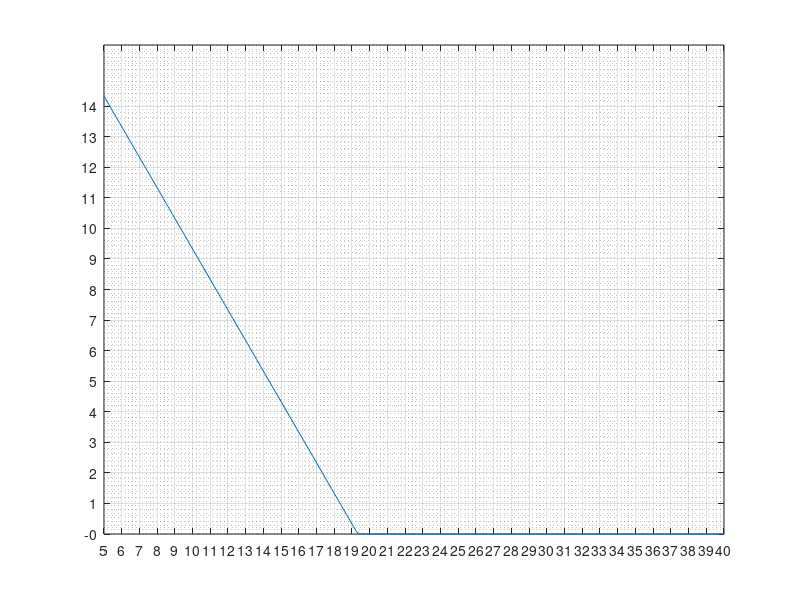

This chart was generated by the following MATLAB code: (Note: this script raises an error after producing the figure.)
% CAM Design Assistant
% Dwell - Rise - Dwell - Return CAM
% 2022-12-07

%%
clc; close all; clear;
%============================================
% INPUT 入力
%============================================
% All values in degree
% eventAngle = [rise start - rise end - return start- return end]
eventAngle = [30 70 190 230]; % degree at which the rise/return starts/ends
h = 5; % stroke in mm
RPM = 100; % motor velocity in rounds per minutes
maxPressureAngle_deg = 30; % in degree

m = 2; % follower mass in kg

sampleRate = 5; % for showing roller on pitch curve with distance in degree
step = .5; % for caculation, the smaller the more accurate, sampling rate in degree

%============================================
% PRELIMINARY CALCULATION
%============================================

maxPressureAngle = deg2rad(maxPressureAngle_deg);
bRise = eventAngle(2) - eventAngle(1) ; %rise period
bReturn = eventAngle(4) - eventAngle(3) ; %return period

% point in time with acceleration change
% points of events = [1-rise, 2-rise +1/8, 3-rise +7/8, 4-rise end, 5-return, 6-return +1/8, 7-return +7/8, 8-return end]
point = [eventAngle(1) eventAngle(1)+bRise/8 eventAngle(1)+7*bRise/8 eventAngle(2) eventAngle(3) eventAngle(3)+bReturn/8 eventAngle(3)+7*bReturn/8 eventAngle(4)];

%============================================
% CHOOSING BASE RADIUS AND ROLLER RADIUS
%============================================
Cv = 1.7596; % Modified sinusoidal
if h >= 0
    B = deg2rad(bRise);
elseif h < 0
    B = deg2rad(bReturn);
end

list_rRoller = linspace(5,40,200); % roller radius in mm
primeRadius = Cv*abs(h)/B/tan(maxPressureAngle)-abs(h)/2;
list_rBase = primeRadius - list_rRoller;
list_rBase = list_rBase .* (list_rBase>0);

% figure('Name','カムベース円の半径　ｖｓ　ローラー半径');
figure;
plot(list_rRoller,list_rBase);

tempMin = min(list_rRoller);
tempMax = max(list_rRoller);
xScaleDiv = tempMin:1:tempMax;
xticks(xScaleDiv);

tempMin = min(list_rBase);
tempMax = max(list_rBase);
yScaleDiv = round(min(list_rBase)):round((max(list_rBase)-min(list_rBase))/20):max(list_rBase);
yticks(yScaleDiv);

grid on
grid minor

xlabel({'ローラー半径(mm)'},'FontWeight','light','Color','b');
ylabel({'カムベース円の半径(mm)'},'FontWeight','light','Color','b');

temp = strcat('最大圧角  ', num2str(maxPressureAngle_deg),'^o');
temp = {'ローラー半径 vs カムベース円の半径';temp};
title(temp,'Color','b','FontSize',15,'FontWeight','light');


% Ask for user input (user can use the previous figure as reference)
rRollerInputMessage =  (['Please refer Figure 1 and input roller radius: ', ...
    '\n図1を参考して, ローラー半径(mm) を入力してください: \n']);
rBaseInputMessage = (['Please refer Figure 1 and input cam base radius: ', ...
    '\n図1を参考して, カムベース円の半径(mm) を入力してください: \n']);

rRoller = input(rRollerInputMessage);
rBase = input(rBaseInputMessage);

rPrime = rBase + rRoller; %mm - Pitch circle prime radius

theta = 0:step:360;
T = 60/RPM; % period of moving 360 degree, in second
time = linspace(0,T,length(theta));
timeStep = T/size(time,2); % convert step in degree to step in time

%% 
%============================================
% DISPLACEMENT
%============================================

% Rise
temp = theta(theta<point(1));
sDwe1 = zeros(size(temp));
tempTheta = theta(theta >= point(1) & theta < point(2))-point(1);
sRise1 = h/(4+pi)*(pi*tempTheta/bRise - 1/4*sin(4*pi*tempTheta/bRise));
tempTheta = theta(theta >= point(2) & theta < point(3))-point(1);
sRise2 = h/(4+pi)*(2+pi*tempTheta/bRise-9/4*sin(pi/3+4*pi/3*tempTheta/bRise));
tempTheta = theta(theta >= point(3) & theta <= point(4))-point(1);
sRise3 = h/(4+pi)*(4+ pi*tempTheta/bRise - 1/4*sin(4*pi*tempTheta/bRise));

% Dwell
temp = theta(theta > point(4) & theta < point(5));
sDwe2 = zeros(size(temp)) + h;

% Return
tempTheta = theta(theta >= point(5) & theta < point(6))-point(5);
sReturn1 = h/(4+pi)*(4 + pi - pi*tempTheta/bReturn + 1/4*sin(4*pi*tempTheta/bReturn));
tempTheta = theta(theta >= point(6) & theta < point(7))-point(5);
sReturn2 = h/(4+pi)*(2+ pi - pi*tempTheta/bReturn  + 9/4*sin(pi/3+4*pi/3*tempTheta/bReturn));
tempTheta = theta(theta >= point(7) & theta <= point(8))-point(5);
sReturn3 = h/(4+pi)*(pi - pi*tempTheta/bReturn + 1/4*sin(4*pi*tempTheta/bReturn));

% Dwell
temp = theta(theta > point(8) & theta <= 360);
sDwe3 = zeros(size(temp));

% Entire trajectory
s = [sDwe1 sRise1 sRise2 sRise3 sDwe2 sReturn1 sReturn2 sReturn3 sDwe3] + rPrime;

% Plot position vs angle in cartesian coordinate
figure('Name','S V A Diagram');
subplot(3,1,1);
plot(time,s);
grid on;
grid minor;
xlim([0 T]);
xlabel({'t(s)'},'FontSize',15,'FontWeight','light','Color','b');
ylim([rPrime-2*abs(h)+h/2 rPrime+2*abs(h)+h/2]);
ylabel({'位置','mm'},'FontSize',15,'FontWeight','light','Color','b');
% legend("位置 s");
[tit,] = title({'';'位置・速度・加速　vs　時間'},{['モーター回転速度 ',num2str(RPM),'rpm   ','T = ', num2str(T),'s'];''},...
    'Color','blue');
tit.FontSize = 15;

%============================================
% VELOCITY
%============================================
% velocity with respect to time
vv = diff(s)/timeStep;
vv = [vv s(1)-s(length(s))]; %add the last element to make the length of vv and theta equal
subplot(3,1,2);
plot(time,vv);
grid on;
grid minor;
xlim([0 T]);
xlabel({'t(s)'},'FontSize',15,'FontWeight','light','Color','b');
ylabel({'速度','mm/s'},'FontSize',15,'FontWeight','light','Color','b');
%title({'';'速度　vs　時間';''},'Color','b','FontSize',15,'FontWeight','light');
tempV = strcat('最大速度 ',num2str(max(vv)),' mm/s');
title(tempV ,'Color','b','FontSize',15,'FontWeight','light');

%============================================
% ACCELERATION
%============================================
% acceleration with respect to time
aa = diff(vv)/timeStep;
aa = [aa vv(1)-vv(length(vv))];
subplot(3,1,3);
plot(time,aa);
grid on; grid minor;

xlim([0 T]);
xlabel({'t(s)'},'FontSize',15,'FontWeight','light','Color','b');
ylabel({'加速','mm/s^2'},'FontSize',15,'FontWeight','light','Color','b');

%title({'';'加速　vs　時間';''},'Color','b','FontSize',15,'FontWeight','light');
tempA = strcat('最大加速  ', num2str(max(aa)),' mm/s^2');
title(tempA,'Color','b','FontSize',15,'FontWeight','light');

disp(tempV)
disp(tempA)

input(['\n','何かキーを押すと圧角を表示します。,\n'])
% Wait for user response to proceed
%%
%============================================
% PRESSURE ANGLE 圧角
%============================================
% tan a = {ds/d(theta)}/(s + rb + rr) %theta in degree

radianStep = deg2rad(step);
d_s = [diff(s) s(1)-s(length(s))];
v_theta = d_s/radianStep; % differentiate s with respect to theta in radian

pitch_radius = s + rRoller;
tanPressureAngle = v_theta./pitch_radius;

pressureAngle = rad2deg(atan(tanPressureAngle));

figure('Name','圧角・位置 vs 回転角度');
yyaxis left
angleColor = 'b';
plot(theta, pressureAngle,'Color',angleColor);
ax = gca;
ax.YColor = angleColor;
grid on;
grid minor;
xlim([0 360]);
xlabel({'回転角度','degree'},'FontSize',15,'FontWeight','light','Color',angleColor);
ylabel({'圧角','degree'},'FontSize',15,'FontWeight','light','Color',angleColor);

yyaxis right
strokeColor = [0.6350 0.0780 0.1840];
plot(theta,s,'Color',strokeColor);
ax = gca;
ax.YColor = strokeColor;
grid on;
grid minor;
xlim([0 360]);
ylim([rPrime-2*abs(h)+h/2 rPrime+2*abs(h)+h/2]);
% xlabel({'角度','degree'},'FontSize',15,'FontWeight','light','Color','b');
ylabel({'位置','mm'},'FontSize',15,'FontWeight','light','Color',strokeColor);
hold on

tempP = strcat('最大圧角 ',num2str(max(pressureAngle)),'^o');
%  title(temp,'Color','b','FontSize',15,'FontWeight','light');

title({'';'圧角・位置　vs　回転角度'; tempP; ''},'Color','b','FontSize',15,'FontWeight','light');

disp(strcat('最大圧角: ',num2str(max(pressureAngle)),'度'));
input(['\n','何かキーを押すとカムのピッチ円を表示します。','\n'])
% Wait for user respond to proceed
%============================================
% RADIUS OF CURVATURE 曲率半径
%============================================
% p = {[(rb + s)^2 + (ds/dtheta)^2]^(3/2)}/[(rb + s)^2 + 2*(ds/dtheta)^2 - (rb+s)*d^2s/dtheta^2]

%%
%============================================
% POSITION IN POLAR COORDINATES
%============================================

pitchColor = [0.8500 0.3250 0.0980];
camColor = 'b'; % cam profile color
% Plot position in polar coordinate
figure('Name','極座標のカム ピッチ カーブ');
theta2 = deg2rad(theta);
polarplot(theta2,s,'Color',pitchColor);
grid on;
[title1,] = title({'';'位置　vs　角度';''},'Color','b','FontSize',15,'FontWeight','light');

% Converting Polar to Cartesian Coordinate System
[x,y] = pol2cart(theta2,s);

input(['何かキーを押すとカムの輪郭を表示します。','\n'])
% Wait for user response to proceed
%%
%============================================
% CAM PROFILE 
%============================================
% Cam Machining process

figure('Name','カムの輪郭加工');
sampleRate = round(sampleRate*length(theta2)/360);
x_sample = transpose(x(1:sampleRate:length(x)));
y_sample = transpose(y(1:sampleRate:length(y)));

centers = [x_sample y_sample];
radii = rRoller*ones(length(y_sample),1);

plot(x,y,'Color',pitchColor);
hold on;
rollerColor = [0.4660 0.6740 0.1880];
p = viscircles([x_sample(1),y_sample(1)],rRoller,'LineWidth',1,'Color',rollerColor);
hold off;
axis equal;
grid on;

% Machining process

prompt = "Show machining process? 加工工程を表示しますか? y/n [n]: ";
txt = input(prompt,"s");

% Animate machining process if user input 'y'
% otherwise (input 'n' or just Enter), skip
if (txt == 'y')
    for k = 2:1:length(x_sample)
        p = viscircles([x_sample(k),y_sample(k)],rRoller,'LineWidth',1,'Color',rollerColor);
        drawnow
    end
end


% ==========================
% Draw roller around cam curve and on pitch curve 
% sample rate is defined in input region

% figure('Name','カムの輪郭');
figure
viscircles(centers,radii,'LineWidth',1,'color',rollerColor);
axis equal;
grid on;
grid minor;
hold on;
plot(x,y,'color','r');

% Plot cam profile
camSurfX = zeros(size(x));
camSurfY = zeros(size(x));

% Boundary. Note that the first and the last points on pitch curve are the
% same
[camSurfX(1),camSurfY(1)] = normalIn([x(length(x)-1) x(1) x(2)],[y(length(y)-1) y(1) y(2)],rRoller); 
[camSurfX(length(x)),camSurfY(length(y))] = normalIn([x(length(x)-1) x(length(x)) x(2)],[y(length(y)-1) y(length(y)) y(2)],rRoller);

for k = 1:1:length(x)-2
X = x(k:1:k+2);
Y = y(k:1:k+2);
[camSurfX(k+1),camSurfY(k+1)] = normalIn(X,Y,rRoller);
end

hold on;
plot(camSurfX,camSurfY,'color','b')


% Export data for using in 3D CAD package

prompt = "\nCreoAutomation.exe がアクティブで、" + ...
    "\ntxt データが Creo 作業ディレクトリに保存されている場合、" + ...
    "\n「gcam」を押して Enter を押すと、" + ...
    "\nカムの 3D モデルが作成されます。" + ...
    "\nExport data (.txt)? データ (.txt) をエクスポートしますか? y/n [n] : ";
txt = input(prompt,"s");

% Animate machining process if user input 'y'
% otherwise (input 'n' or just Enter), skip
if (txt == 'y')
    x_cord = transpose(camSurfX);
    y_cord = transpose(camSurfY);
    z_cord = zeros(length(theta2),1);
    
    camProfile = [x_cord y_cord z_cord];
%     writematrix(camProfile,'camProfile.xlsx');
    writematrix(camProfile,'camProfile.txt','Delimiter','tab');
    
end


%% 
%============================================
% MOTOR TORQUE 
%============================================

rPitchVec = [x;y];
rPitchVec3D = [rPitchVec; zeros(1,length(x))]/1000; %convert from mm to m

% Unit vectors
unitVecX = zeros(size(x));
unitVecY = zeros(size(x));

% Boundary. Note that the first and the last points on pitch curve are the
% same

[unitVecX(1),unitVecY(1)] = normalOut([x(length(x)-1) x(1) x(2)],[y(length(y)-1) y(1) y(2)],1); 
[unitVecX(length(x)),unitVecY(length(y))] = normalOut([x(length(x)-1) x(length(x)) x(2)],[y(length(y)-1) y(length(y)) y(2)],1);

for k = 1:1:length(x)-2
X = x(k:1:k+2);
Y = y(k:1:k+2);
[unitVecX(k+1),unitVecY(k+1)] = normalOut(X,Y,1);
end



unitVec = [unitVecX; unitVecY];
unitVec = unitVec-rPitchVec; 

unitVec3D = [unitVec;zeros(1,length(unitVecX))]; 



L1 = cross(rPitchVec3D,unitVec3D);
L2 = vecnorm(L1);
L3 = m*(2*aa/1000 + 9.8*0.7);
cosPressureAngle = sqrt(1./(1+tanPressureAngle.^2)); %cos2 = 1/(1+tan2)
L = L3.*L2./cosPressureAngle;
plot(theta,L);


%%
% ====================================
% ANIMATING CAM ROTATION
% ====================================


% Visualize angle of pressure
angleEndPointX = zeros(size(x));
angleEndPointY = zeros(size(x));

% Boundary. Note that the first and the last points on pitch curve are the
% same
angleLineFactor = 4;
[angleEndPointX(1),angleEndPointY(1)] = normalOut([x(length(x)-1) x(1) x(2)],[y(length(y)-1) y(1) y(2)],angleLineFactor*rRoller); 
[angleEndPointX(length(x)),angleEndPointY(length(y))] = normalOut([x(length(x)-1) x(length(x)) x(2)],[y(length(y)-1) y(length(y)) y(2)],angleLineFactor*rRoller);

for k = 1:1:length(x)-2
X = x(k:1:k+2);
Y = y(k:1:k+2);
[angleEndPointX(k+1),angleEndPointY(k+1)] = normalOut(X,Y,angleLineFactor*rRoller);
end

% Cam motion simulation
disp('')
prompt = "Show cam motion? カムの動きのシミュレーションを表示しますか? y/n [n]: ";
txt = input(prompt,"s");

% Animate machining process if user input 'y'
% otherwise (input 'n' or just Enter), skip
if (txt == 'y')
    
    figure('Name','カムの動きのシミュレーション');
    for loopNumber = 1:3
    
    hold on
    plot(0,0,'o','MarkerFaceColor','r');
    % Pitch Circle
    rotatedPitch = rotateCw([x;y],-pi/2);
    pl = plot(rotatedPitch(1,:),rotatedPitch(2,:),'color',pitchColor);
    axis equal;
    maxDim = rBase + abs(h) + 2*rRoller + 10;
    xlim([-maxDim maxDim]);
    ylim([-maxDim maxDim]);
    
    hold on;
    grid on;
    grid minor;
    pl.XDataSource = 'xx';
    pl.YDataSource = 'yy';
    
    
    % Cam Profile
    rotatedCam = rotateCw([camSurfX;camSurfY],-pi/2);
    pl2 = plot(rotatedCam(1,:),rotatedCam(2,:),'color',camColor);
    axis equal;
    maxDim = rBase + abs(h) + 2*rRoller + 10;
    xlim([-maxDim maxDim]);
    ylim([-maxDim maxDim]);
    
    hold on;
    pl2.XDataSource = 'xx2';
    pl2.YDataSource = 'yy2';
    
    % Roller
    
    index = linspace(0,2*pi,100);
    xC = rRoller*cos(index);
    yC = rRoller*sin(index) + s(1);
    pl3 = plot(xC,yC,'color',rollerColor);
    pl3.YDataSource = 'yC';
    
    rollerCenterY = s(1);
    pl4 = plot(0,rollerCenterY,'o','MarkerFaceColor',[0 0.4470 0.7410]); % Roller center
    pl4.YDataSource = 'rollerCenterY';
    
    maxDim = rBase + abs(h) + 2*rRoller + 10;
    xlim([-maxDim maxDim]);
    ylim([-maxDim maxDim]);
    hold on;
    
    % Pressure angle
    rollerCenterY_angle = s(1)+angleLineFactor*rRoller;
    angle1y = [rollerCenterY rollerCenterY_angle];
    pl5 = plot([0 0],angle1y,'MarkerFaceColor',[0 0.4470 0.7410]); 
    pl5.YDataSource = 'angle1y';
    hold on;
    
    rotatedAngleEnd = rotateCw([angleEndPointX(1);angleEndPointY(1)],-pi/2);
    angle2x = [0 rotatedAngleEnd(1)];
    angle2y = [rollerCenterY rotatedAngleEnd(2)];
    pl6 = plot(angle2x,angle2y,'MarkerFaceColor',[0 0.4470 0.7410]); 
    pl6.XDataSource = 'angle2x';
    pl6.YDataSource = 'angle2y';
    
    % Animation 
    for i = 1:length(theta2)
    j = theta2(i)-pi/2;
    
    rotatedPitch = rotateCw([x;y],j);
    xx = rotatedPitch(1,:);
    yy = rotatedPitch(2,:);
    
    rotatedCam = rotateCw([camSurfX;camSurfY],j);
    xx2 = rotatedCam(1,:);
    yy2 = rotatedCam(2,:);
    
    yC = rRoller*sin(index) + s(i);
    rollerCenterY = s(i);
    rollerCenterY_angle = s(i)+angleLineFactor*rRoller;
    angle1y = [rollerCenterY rollerCenterY_angle];
    
    rotatedAngleEnd = rotateCw([angleEndPointX(i);angleEndPointY(i)],j);
    angle2x = [0 rotatedAngleEnd(1)];
    angle2y = [rollerCenterY rotatedAngleEnd(2)];
    
    temp5 = strcat('圧角　',num2str(pressureAngle(i)),'^o     ');
    temp2 = strcat('変位　',num2str(s(i)-rPrime),' mm     ');
    temp3 = strcat('回転角度　',num2str(theta(i)),'^o   ');
    updatedTitle = {temp3; temp2; temp5};
    [titleAni,] = title(updatedTitle,'Color',[0 0.4470 0.7410],'FontSize',14);
    
    temp4 = strcat('位置　',num2str(s(i)),' mm     ');
    ylabel(temp4,'Color',angleColor,'FontSize',15);
    temp1 = strcat('経過時間　',num2str(time(i)),' s     ');
    xlabel(temp1,'Color',angleColor,'FontSize',15);
    
    refreshdata
    pause(0.001)
    end
    
    end
end
%%


function Y = rotateCw(X,theta)
% rotate clockwise

rotMat = [cos(theta) sin(theta); -sin(theta) cos(theta)];
Y = rotMat * X;
end


function [x,y] = normalOffset(x,y,R)
end


function [xo,yo] = normalIn(x,y,R)
% x and y are row vector of length 3 (longer vectors don't cause problem,
% but only the first 3 elements will be used. 

% Call the three point represented by x and y A, B and C
% This function return the coordinates of point D such that
% * DB is perpendicular to AC
% * DB has length R
% * D is on the left hand side when moving on the curve ABC from A to C

% calculate normal vector <a,b>
a = y(1)-y(3);
b = x(3)-x(1);
k = R/sqrt(a^2+b^2); 

% temporary factor
xo = k*a + x(2);
yo = k*b + y(2);
end

function [xo,yo] = normalOut(x,y,R)
% x and y are row vector of length 3 (longer vectors don't cause problem,
% but only the first 3 elements will be used. 

% Call the three point represented by x and y A, B and C
% This function return the coordinates of point D such that
% * DB is perpendicular to AC
% * DB has length R
% * D is on the right hand side when moving on the curve ABC from A to C

% calculate normal vector <a,b>
a = y(1)-y(3);
b = x(3)-x(1);
k = -R/sqrt(a^2+b^2); 

% temporary factor
xo = k*a + x(2);
yo = k*b + y(2);
end


function [radius,radArg] = radCurv(f,arg)

% Numerically computing radius of curvature
% arg is used only to define step. In this program arg is array of angles
    step = arg(2)-arg(1);
    f1 = diff(f)/step;
    f2 = diff(f1)/step;
    f1 = regulate(f1,f2);
    ff = regulate(f,f2);
    radArg = regulate(arg,f2);
    
    k1 = 2*sqrVec(f1) + sqrVec(ff) - ff.*f2;
    k2 = (sqrVec(f1) + sqrVec(ff)).^(3/2);
    radius = k2./k1;
end

function sqrVec = sqrVec(x)
    sqrVec = x.*x;
end

function regulated = regulate(x,ref)
    regulated = x(1:length(ref));
end
